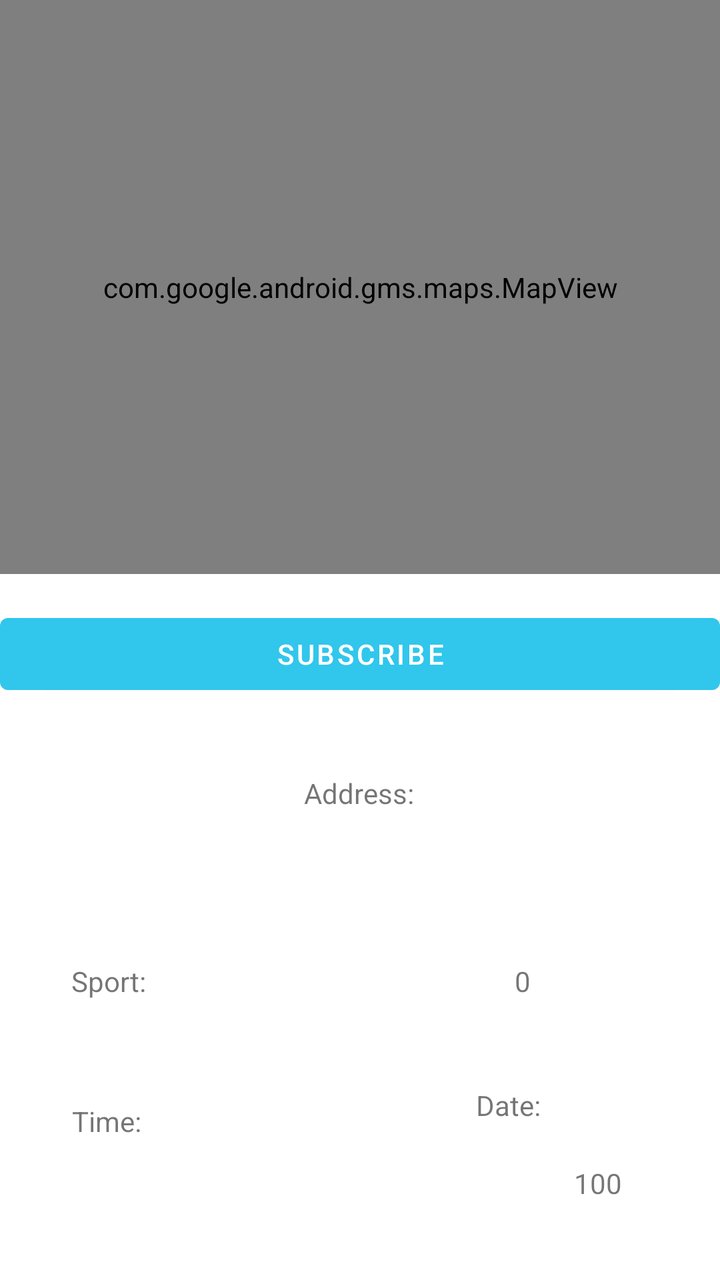
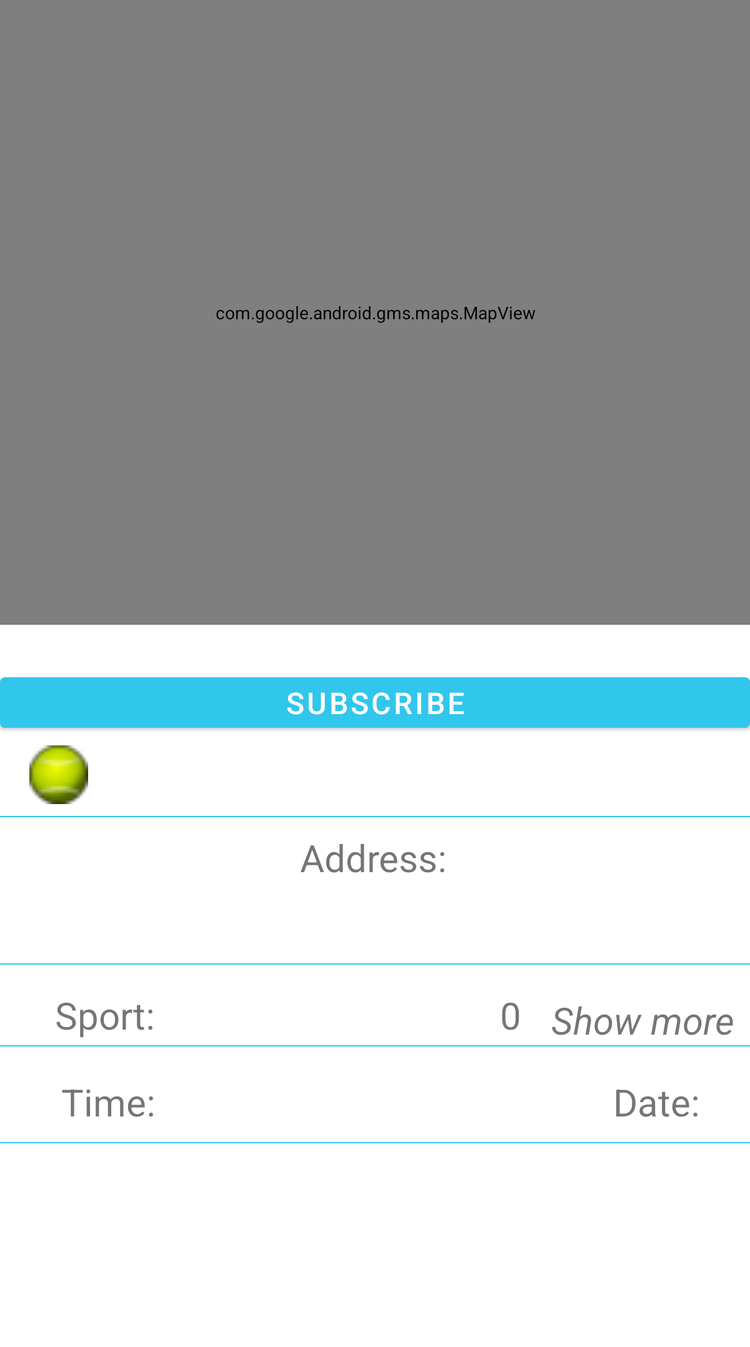

One screen, two layout resources from the same app: the default and the repository's alternative for another configuration. Each is rendered where Android would select it; the XML of both is given below.
<!-- AndroidManifest.xml: application theme Theme.TeamSport -->
<!-- res/layout/fragment_gathering_details.xml -->
<?xml version="1.0" encoding="utf-8"?>
<androidx.constraintlayout.widget.ConstraintLayout xmlns:android="http://schemas.android.com/apk/res/android"
    xmlns:app="http://schemas.android.com/apk/res-auto"
    xmlns:tools="http://schemas.android.com/tools"
    android:layout_width="match_parent"
    android:layout_height="match_parent"
    tools:context=".fragments.fragment.GatheringDetailsFragment">


    <ScrollView
        android:layout_width="match_parent"
        android:layout_height="match_parent"
        app:layout_constraintBottom_toBottomOf="parent"
        app:layout_constraintEnd_toEndOf="parent"
        app:layout_constraintStart_toStartOf="parent"
        app:layout_constraintTop_toTopOf="parent">

        <androidx.constraintlayout.widget.ConstraintLayout
            android:layout_width="match_parent"
            android:layout_height="match_parent">

            <TextView
                android:id="@+id/textView1"
                android:layout_width="wrap_content"
                android:layout_height="wrap_content"
                android:layout_marginStart="116dp"
                android:layout_marginTop="40dp"
                android:text="@string/date"
                app:layout_constraintStart_toEndOf="@+id/gatheringDetails_time"
                app:layout_constraintTop_toBottomOf="@+id/gatheringDetails_sport" />

            <TextView
                android:id="@+id/gatheringDetails_usersTextView"
                android:layout_width="14dp"
                android:layout_height="23dp"
                android:layout_marginStart="8dp"
                android:layout_marginTop="44dp"
                android:text="0"
                android:visibility="visible"
                app:layout_constraintStart_toEndOf="@+id/imageButton2"
                app:layout_constraintTop_toBottomOf="@+id/gatheringDetails_address" />

            <ImageButton
                android:id="@+id/imageButton2"
                android:layout_width="wrap_content"
                android:layout_height="wrap_content"
                android:layout_marginStart="76dp"
                android:layout_marginTop="44dp"
                android:background="@android:color/transparent"
                android:visibility="visible"
                app:layout_constraintStart_toEndOf="@+id/gatheringDetails_sport"
                app:layout_constraintTop_toBottomOf="@+id/gatheringDetails_address"
                app:srcCompat="@drawable/ic_baseline_person_24" />

            <com.google.android.gms.maps.MapView
                android:id="@+id/gatheringDetails_miniMap"
                android:layout_width="match_parent"
                android:layout_height="287dp"
                app:layout_constraintBottom_toBottomOf="parent"
                app:layout_constraintEnd_toEndOf="parent"
                app:layout_constraintHorizontal_bias="0.0"
                app:layout_constraintStart_toStartOf="parent"
                app:layout_constraintTop_toTopOf="parent"
                app:layout_constraintVertical_bias="0.0" />

            <Button
                android:id="@+id/gatheringDetails_subscribe_button"
                android:layout_width="match_parent"
                android:layout_height="wrap_content"
                android:layout_marginTop="16dp"
                android:text="@string/subscribe"
                app:layout_constraintEnd_toEndOf="parent"
                app:layout_constraintStart_toStartOf="parent"
                app:layout_constraintTop_toBottomOf="@+id/gatheringDetails_miniMap" />

            <TextView
                android:id="@+id/gatheringDetails_sport_textView"
                android:layout_width="wrap_content"
                android:layout_height="wrap_content"
                android:layout_marginTop="44dp"
                android:text="@string/sport"
                app:layout_constraintEnd_toEndOf="parent"
                app:layout_constraintHorizontal_bias="0.111"
                app:layout_constraintStart_toStartOf="parent"
                app:layout_constraintTop_toBottomOf="@+id/gatheringDetails_address" />

            <TextView
                android:id="@+id/gatheringDetails_sport"
                android:layout_width="96dp"
                android:layout_height="22dp"
                android:layout_marginStart="4dp"
                android:layout_marginTop="44dp"
                app:layout_constraintStart_toEndOf="@+id/gatheringDetails_sport_textView"
                app:layout_constraintTop_toBottomOf="@+id/gatheringDetails_address" />

            <TextView
                android:id="@+id/gatheringDetails_address_textView"
                android:layout_width="wrap_content"
                android:layout_height="wrap_content"
                android:layout_marginTop="36dp"
                android:text="@string/address"
                app:layout_constraintEnd_toEndOf="parent"
                app:layout_constraintHorizontal_bias="0.498"
                app:layout_constraintStart_toStartOf="parent"
                app:layout_constraintTop_toBottomOf="@+id/gatheringDetails_subscribe_button" />

            <TextView
                android:id="@+id/gatheringDetails_address"
                android:layout_width="75dp"
                android:layout_height="19dp"
                android:layout_marginTop="12dp"
                android:visibility="visible"
                app:layout_constraintEnd_toEndOf="parent"
                app:layout_constraintStart_toStartOf="parent"
                app:layout_constraintTop_toBottomOf="@+id/gatheringDetails_address_textView" />

            <TextView
                android:id="@+id/gatheringDetails_time_textView"
                android:layout_width="wrap_content"
                android:layout_height="wrap_content"
                android:layout_marginTop="48dp"
                android:text="@string/time"
                app:layout_constraintEnd_toEndOf="parent"
                app:layout_constraintHorizontal_bias="0.111"
                app:layout_constraintStart_toStartOf="parent"
                app:layout_constraintTop_toBottomOf="@+id/gatheringDetails_sport" />

            <TextView
                android:id="@+id/gatheringDetails_time"
                android:layout_width="49dp"
                android:layout_height="21dp"
                android:layout_marginTop="48dp"
                app:layout_constraintEnd_toEndOf="parent"
                app:layout_constraintHorizontal_bias="0.01"
                app:layout_constraintStart_toEndOf="@+id/gatheringDetails_time_textView"
                app:layout_constraintTop_toBottomOf="@+id/gatheringDetails_sport" />

            <TextView
                android:id="@+id/gatheringDetails_coast_textView"
                android:layout_width="39dp"
                android:layout_height="25dp"
                android:layout_marginStart="240dp"
                android:layout_marginTop="16dp"
                android:text="@string/coast"
                android:visibility="invisible"
                app:layout_constraintStart_toStartOf="parent"
                app:layout_constraintTop_toBottomOf="@+id/textView1" />

            <TextView
                android:id="@+id/gatheringDetails_coast"
                android:layout_width="wrap_content"
                android:layout_height="wrap_content"
                android:layout_marginStart="8dp"
                android:layout_marginTop="20dp"
                android:text="100"
                app:layout_constraintStart_toEndOf="@+id/gatheringDetails_coast_textView"
                app:layout_constraintTop_toBottomOf="@+id/textView1" />

            <TextView
                android:id="@+id/gatheringDetails_date"
                android:layout_width="64dp"
                android:layout_height="22dp"
                android:layout_marginStart="12dp"
                android:layout_marginTop="36dp"
                app:layout_constraintStart_toEndOf="@+id/textView1"
                app:layout_constraintTop_toBottomOf="@+id/gatheringDetails_sport" />

            <TextView
                android:id="@+id/gatheringDetails_description_textView"
                android:layout_width="wrap_content"
                android:layout_height="wrap_content"
                app:layout_constraintEnd_toEndOf="parent"
                app:layout_constraintHorizontal_bias="0.498"
                app:layout_constraintStart_toStartOf="parent"
                app:layout_constraintTop_toBottomOf="@+id/gatheringDetails_coast_textView" />

        </androidx.constraintlayout.widget.ConstraintLayout>
    </ScrollView>

</androidx.constraintlayout.widget.ConstraintLayout>
<!-- resources referenced by this layout -->
<resources>
  <string name="address">Address:</string>
  <string name="coast">Coast:</string>
  <string name="date">Date:</string>
  <string name="sport">Sport:</string>
  <string name="subscribe">Subscribe</string>
  <string name="time">Time:</string>
  <style name="Theme.TeamSport" parent="Theme.MaterialComponents.DayNight.DarkActionBar">
          <item name="android:actionOverflowButtonStyle">@style/MyActionButtonOverflow</item>
  
          <item name="colorPrimary">@color/purple_500</item>
          <item name="colorPrimaryVariant">@color/purple_700</item>
          <item name="colorOnPrimary">@color/white</item>
  
          <item name="colorSecondary">@color/purple_700</item>
          <item name="colorSecondaryVariant">@color/teal_700</item>
          <item name="colorOnSecondary">@color/black</item>
  
          <item name="android:statusBarColor" tools:targetApi="l">?attr/colorPrimaryVariant</item>
      </style>
  <style name="MyActionButtonOverflow" parent="android:style/Widget.Holo.Light.ActionButton.Overflow">
          <item name="android:src">@drawable/ic_baseline_settings_24</item>
      </style>
  <color name="purple_500">#31C6EC</color>
  <color name="purple_700">#31C6EC</color>
  <color name="white">#FFFFFFFF</color>
  <color name="teal_700">#FF018786</color>
  <color name="black">#FF000000</color>
</resources>
<!-- res/layout-large/fragment_gathering_details.xml (the repository's variant of the layout above) -->
<!-- drawn on a 7-inch tablet held upright -->
<?xml version="1.0" encoding="utf-8"?>
<ScrollView xmlns:android="http://schemas.android.com/apk/res/android"
    xmlns:app="http://schemas.android.com/apk/res-auto"
    xmlns:tools="http://schemas.android.com/tools"
    android:fillViewport="true"
    android:layout_width="match_parent"
    android:layout_height="match_parent"
    android:layout_marginBottom="58dp"
    tools:context=".presentation.fragments.fragment.gatheringFragment.GatheringDetailsFragment">


    <androidx.constraintlayout.widget.ConstraintLayout
        android:layout_width="match_parent"
        android:layout_height="wrap_content">

        <com.google.android.gms.maps.MapView
            android:id="@+id/gatheringDetails_miniMap"
            android:layout_width="match_parent"
            android:layout_height="500dp"
            app:layout_constraintBottom_toBottomOf="parent"
            app:layout_constraintEnd_toEndOf="parent"
            app:layout_constraintHorizontal_bias="0.0"
            app:layout_constraintStart_toStartOf="parent"
            app:layout_constraintTop_toTopOf="parent"
            app:layout_constraintVertical_bias="0.0" />

        <View
            android:id="@+id/view2"
            android:layout_width="match_parent"
            android:layout_height="1dp"
            android:layout_marginTop="4dp"
            android:background="@color/blue"
            app:layout_constraintEnd_toEndOf="parent"
            app:layout_constraintHorizontal_bias="0.0"
            app:layout_constraintStart_toStartOf="parent"
            app:layout_constraintTop_toBottomOf="@+id/gatheringDetails_sport" />

        <TextView
            android:id="@+id/textView1"
            android:layout_width="wrap_content"
            android:layout_height="wrap_content"
            android:layout_marginTop="24dp"
            android:layout_marginEnd="8dp"
            android:text="@string/date"
            android:textSize="30sp"
            app:layout_constraintEnd_toStartOf="@+id/gatheringDetails_date"
            app:layout_constraintTop_toBottomOf="@+id/view2" />

        <TextView
            android:id="@+id/gatheringDetails_usersTextView"
            android:layout_width="wrap_content"
            android:layout_height="wrap_content"
            android:layout_marginTop="20dp"
            android:layout_marginEnd="24dp"
            android:gravity="center"
            android:text="0"
            android:textSize="30sp"
            android:visibility="visible"
            app:layout_constraintEnd_toStartOf="@+id/gatheringDetails_show_more_TV"
            app:layout_constraintTop_toBottomOf="@+id/view" />

        <ImageButton
            android:id="@+id/imageButton2"
            android:layout_width="50dp"
            android:layout_height="42dp"
            android:layout_marginTop="20dp"
            android:layout_marginEnd="4dp"
            android:background="@android:color/transparent"
            android:visibility="visible"
            app:layout_constraintEnd_toStartOf="@+id/gatheringDetails_usersTextView"
            app:layout_constraintTop_toBottomOf="@+id/view"
            app:srcCompat="@drawable/ic_baseline_person_24" />

        <View
            android:id="@+id/view"
            android:layout_width="match_parent"
            android:layout_height="1dp"
            android:layout_marginTop="12dp"
            android:background="@color/blue"
            app:layout_constraintEnd_toEndOf="parent"
            app:layout_constraintHorizontal_bias="0.0"
            app:layout_constraintStart_toStartOf="parent"
            app:layout_constraintTop_toBottomOf="@+id/gatheringDetails_address" />

        <Button
            android:id="@+id/gatheringDetails_subscribe_button"
            android:layout_width="match_parent"
            android:layout_height="wrap_content"
            android:layout_marginTop="36dp"
            android:text="@string/subscribe"
            android:textSize="24sp"
            app:layout_constraintEnd_toEndOf="parent"
            app:layout_constraintHorizontal_bias="0.0"
            app:layout_constraintStart_toStartOf="parent"
            app:layout_constraintTop_toBottomOf="@+id/gatheringDetails_miniMap" />

        <TextView
            android:id="@+id/gatheringDetails_sport_textView"
            android:layout_width="wrap_content"
            android:layout_height="wrap_content"
            android:layout_marginTop="20dp"
            android:text="@string/sport"
            android:textSize="30sp"
            app:layout_constraintEnd_toEndOf="parent"
            app:layout_constraintHorizontal_bias="0.085"
            app:layout_constraintStart_toStartOf="parent"
            app:layout_constraintTop_toBottomOf="@+id/view" />

        <TextView
            android:id="@+id/gatheringDetails_sport"
            android:layout_width="wrap_content"
            android:layout_height="wrap_content"
            android:layout_marginStart="8dp"
            android:layout_marginTop="20dp"
            android:textSize="30sp"
            android:textStyle="bold"
            app:layout_constraintStart_toEndOf="@+id/gatheringDetails_sport_textView"
            app:layout_constraintTop_toBottomOf="@+id/view" />

        <TextView
            android:id="@+id/gatheringDetails_address_textView"
            android:layout_width="wrap_content"
            android:layout_height="wrap_content"
            android:layout_marginTop="12dp"
            android:text="@string/address"
            android:textSize="30sp"
            app:layout_constraintEnd_toEndOf="parent"
            app:layout_constraintHorizontal_bias="0.498"
            app:layout_constraintStart_toStartOf="parent"
            app:layout_constraintTop_toBottomOf="@+id/view3" />

        <TextView
            android:id="@+id/gatheringDetails_address"
            android:layout_width="wrap_content"
            android:layout_height="wrap_content"
            android:layout_marginTop="12dp"
            android:gravity="center"
            android:paddingLeft="10dp"
            android:paddingRight="10dp"
            android:textSize="30sp"
            android:textStyle="bold"
            android:visibility="visible"
            app:layout_constraintEnd_toEndOf="parent"
            app:layout_constraintStart_toStartOf="parent"
            app:layout_constraintTop_toBottomOf="@+id/gatheringDetails_address_textView" />

        <TextView
            android:id="@+id/gatheringDetails_time_textView"
            android:layout_width="wrap_content"
            android:layout_height="wrap_content"
            android:layout_marginTop="24dp"
            android:text="@string/time"
            android:textSize="30sp"
            app:layout_constraintEnd_toEndOf="parent"
            app:layout_constraintHorizontal_bias="0.093"
            app:layout_constraintStart_toStartOf="parent"
            app:layout_constraintTop_toBottomOf="@+id/view2" />

        <TextView
            android:id="@+id/gatheringDetails_time"
            android:layout_width="wrap_content"
            android:layout_height="wrap_content"
            android:layout_marginTop="24dp"
            android:textSize="30sp"
            android:textStyle="bold"
            app:layout_constraintEnd_toEndOf="parent"
            app:layout_constraintHorizontal_bias="0.023"
            app:layout_constraintStart_toEndOf="@+id/gatheringDetails_time_textView"
            app:layout_constraintTop_toBottomOf="@+id/view2" />

        <TextView
            android:id="@+id/gatheringDetails_coast_textView"
            android:layout_width="wrap_content"
            android:layout_height="wrap_content"
            android:layout_marginTop="8dp"
            android:layout_marginEnd="72dp"
            android:text="@string/coast"
            android:textColor="@color/red"
            android:textSize="30sp"
            android:visibility="invisible"
            app:layout_constraintEnd_toEndOf="parent"
            app:layout_constraintTop_toBottomOf="@+id/gatheringDetails_subscribe_button" />

        <TextView
            android:id="@+id/gatheringDetails_coast"
            android:layout_width="wrap_content"
            android:layout_height="wrap_content"
            android:layout_marginStart="8dp"
            android:layout_marginTop="8dp"
            android:textColor="@color/red"
            android:textSize="30sp"
            android:visibility="visible"
            app:layout_constraintStart_toEndOf="@+id/gatheringDetails_coast_textView"
            app:layout_constraintTop_toBottomOf="@+id/gatheringDetails_subscribe_button" />

        <TextView
            android:id="@+id/gatheringDetails_date"
            android:layout_width="wrap_content"
            android:layout_height="wrap_content"
            android:layout_marginTop="24dp"
            android:layout_marginEnd="32dp"
            android:textSize="30sp"
            android:textStyle="bold"
            app:layout_constraintEnd_toEndOf="parent"
            app:layout_constraintTop_toBottomOf="@+id/view2" />

        <TextView
            android:id="@+id/gatheringDetails_description_textView"
            android:layout_width="0dp"
            android:layout_height="wrap_content"
            android:layout_marginLeft="10dp"
            android:layout_marginTop="12dp"

            android:layout_marginRight="10dp"
            android:textSize="30sp"
            android:textStyle="bold"
            android:visibility="visible"
            app:layout_constraintEnd_toEndOf="parent"
            app:layout_constraintHorizontal_bias="0.498"
            app:layout_constraintStart_toStartOf="parent"
            app:layout_constraintTop_toBottomOf="@+id/gatheringDetails_descriptionStatic" />

        <View
            android:id="@+id/view3"
            android:layout_width="match_parent"
            android:layout_height="1dp"
            android:layout_marginTop="16dp"
            android:background="@color/blue"
            app:layout_constraintEnd_toEndOf="parent"
            app:layout_constraintHorizontal_bias="0.0"
            app:layout_constraintStart_toStartOf="parent"
            app:layout_constraintTop_toBottomOf="@+id/gatheringDetails_coast_textView" />

        <View
            android:id="@+id/view4"
            android:layout_width="match_parent"
            android:layout_height="1dp"
            android:layout_marginTop="12dp"
            android:background="@color/blue"
            app:layout_constraintEnd_toEndOf="parent"
            app:layout_constraintHorizontal_bias="0.0"
            app:layout_constraintStart_toStartOf="parent"
            app:layout_constraintTop_toBottomOf="@+id/textView1" />

        <TextView
            android:id="@+id/gatheringDetails_show_more_TV"
            android:layout_width="wrap_content"
            android:layout_height="wrap_content"
            android:layout_marginTop="24dp"
            android:layout_marginEnd="12dp"
            android:text="@string/show_more"
            android:textSize="30sp"
            android:textStyle="italic"
            app:layout_constraintEnd_toEndOf="parent"
            app:layout_constraintTop_toBottomOf="@+id/view" />

        <TextView
            android:id="@+id/gatheringDetails_descriptionStatic"
            android:layout_width="wrap_content"
            android:layout_height="wrap_content"
            android:layout_marginTop="12dp"
            android:text="@string/description"
            android:textSize="30sp"
            android:visibility="invisible"
            app:layout_constraintEnd_toEndOf="parent"
            app:layout_constraintHorizontal_bias="0.501"
            app:layout_constraintStart_toStartOf="parent"
            app:layout_constraintTop_toBottomOf="@+id/view4" />

        <ImageView
            android:id="@+id/gatheringDetails_sportImageView"
            android:layout_width="62dp"
            android:layout_height="47dp"
            android:layout_marginStart="16dp"
            android:layout_marginTop="8dp"
            android:src="@drawable/tennis_ball"
            app:layout_constraintStart_toStartOf="parent"
            app:layout_constraintTop_toBottomOf="@+id/gatheringDetails_subscribe_button" />

        <ImageView
            android:id="@+id/gatheringDetails_coastImageView"
            android:layout_width="36dp"
            android:layout_height="38dp"
            android:layout_marginTop="8dp"
            android:background="@drawable/ic_baseline_attach_money_24"
            android:visibility="invisible"
            app:layout_constraintEnd_toEndOf="parent"
            app:layout_constraintHorizontal_bias="0.407"
            app:layout_constraintStart_toEndOf="@+id/gatheringDetails_coast"
            app:layout_constraintTop_toBottomOf="@+id/gatheringDetails_subscribe_button" />


    </androidx.constraintlayout.widget.ConstraintLayout>


</ScrollView>
<!-- resources referenced by the variant -->
<!-- as a 7-inch tablet held upright resolves them -->
<resources>
  <color name="blue">#31C6EC</color>
  <color name="red">#F60505</color>
  <!-- drawable tennis_ball: png bitmap (drawable-v24, 1261 bytes) -->
  <string name="address">Address:</string>
  <string name="coast">Coast:</string>
  <string name="date">Date:</string>
  <string name="description">Description</string>
  <string name="show_more">Show more</string>
  <string name="sport">Sport:</string>
  <string name="subscribe">Subscribe</string>
  <string name="time">Time:</string>
  <style name="Theme.TeamSport" parent="Theme.MaterialComponents.DayNight.DarkActionBar">
          <item name="android:actionOverflowButtonStyle">@style/MyActionButtonOverflow</item>
  
          <item name="colorPrimary">@color/purple_500</item>
          <item name="colorPrimaryVariant">@color/purple_700</item>
          <item name="colorOnPrimary">@color/white</item>
  
          <item name="colorSecondary">@color/purple_700</item>
          <item name="colorSecondaryVariant">@color/teal_700</item>
          <item name="colorOnSecondary">@color/black</item>
  
          <item name="android:statusBarColor" tools:targetApi="l">?attr/colorPrimaryVariant</item>
      </style>
  <style name="MyActionButtonOverflow" parent="android:style/Widget.Holo.Light.ActionButton.Overflow">
          <item name="android:src">@drawable/ic_baseline_settings_24</item>
      </style>
  <color name="purple_500">#31C6EC</color>
  <color name="purple_700">#31C6EC</color>
  <color name="white">#FFFFFFFF</color>
  <color name="teal_700">#FF018786</color>
  <color name="black">#FF000000</color>
</resources>
